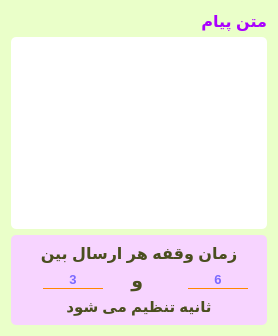
           <widget class="QWidget" name="tab_msg">
            <property name="font">
             <font>
              <pointsize>12</pointsize>
              <weight>75</weight>
              <bold>true</bold>
             </font>
            </property>
            <property name="toolTip">
             <string>ارسال پیام متنی</string>
            </property>
            <property name="styleSheet">
             <string notr="true">QWidget {
background-color:rgb(234, 255, 201);
border-radius: 5px;
}

QLineEdit{
background-color: rgb(234, 255, 201);
color:rgb(0, 0, 255);
    border-style: solid;
    border-bottom-width: 1px;
	border-bottom-color: rgb(255, 136, 0);
   border-radius: 10px;
}</string>
            </property>
            <attribute name="title">
             <string>پیام متنی</string>
            </attribute>
            <layout class="QGridLayout" name="gridLayout_4">
             <item row="0" column="0">
              <widget class="QLabel" name="label">
               <property name="minimumSize">
                <size>
                 <width>0</width>
                 <height>20</height>
                </size>
               </property>
               <property name="font">
                <font>
                 <family>Arial</family>
                 <pointsize>12</pointsize>
                 <weight>75</weight>
                 <italic>false</italic>
                 <bold>true</bold>
                </font>
               </property>
               <property name="styleSheet">
                <string notr="true">QLabel{
color:  rgb(170, 0, 255);
}</string>
               </property>
               <property name="text">
                <string>متن پیام</string>
               </property>
              </widget>
             </item>
             <item row="2" column="0">
              <widget class="QFrame" name="frame_sleep">
               <property name="layoutDirection">
                <enum>Qt::RightToLeft</enum>
               </property>
               <property name="styleSheet">
                <string notr="true">QFrame {
background-color: rgb(247, 212, 255)  ;
border-redius:10px;
}

QLabel{
color: rgb(74, 78, 31) ;
}

QLineEdit{
background-color: rgb(247, 212, 255)  ;
}</string>
               </property>
               <property name="frameShape">
                <enum>QFrame::StyledPanel</enum>
               </property>
               <property name="frameShadow">
                <enum>QFrame::Raised</enum>
               </property>
               <layout class="QGridLayout" name="gridLayout_2">
                <item row="0" column="0" colspan="3">
                 <widget class="QLabel" name="label_2">
                  <property name="font">
                   <font>
                    <family>Arial</family>
                    <pointsize>12</pointsize>
                    <weight>75</weight>
                    <bold>true</bold>
                   </font>
                  </property>
                  <property name="text">
                   <string>زمان وقفه هر ارسال بین</string>
                  </property>
                  <property name="alignment">
                   <set>Qt::AlignCenter</set>
                  </property>
                 </widget>
                </item>
                <item row="1" column="0">
                 <widget class="QLineEdit" name="sleepMax">
                  <property name="minimumSize">
                   <size>
                    <width>30</width>
                    <height>0</height>
                   </size>
                  </property>
                  <property name="maximumSize">
                   <size>
                    <width>60</width>
                    <height>16777215</height>
                   </size>
                  </property>
                  <property name="font">
                   <font>
                    <pointsize>10</pointsize>
                    <weight>75</weight>
                    <bold>true</bold>
                   </font>
                  </property>
                  <property name="toolTip">
                   <string>بیشترین زمان وقفه </string>
                  </property>
                  <property name="styleSheet">
                   <string notr="true"/>
                  </property>
                  <property name="alignment">
                   <set>Qt::AlignCenter</set>
                  </property>
                  <property name="placeholderText">
                   <string>6</string>
                  </property>
                 </widget>
                </item>
                <item row="1" column="1">
                 <widget class="QLabel" name="label_3">
                  <property name="maximumSize">
                   <size>
                    <width>20</width>
                    <height>16777215</height>
                   </size>
                  </property>
                  <property name="font">
                   <font>
                    <family>Arial</family>
                    <pointsize>14</pointsize>
                    <weight>75</weight>
                    <bold>true</bold>
                   </font>
                  </property>
                  <property name="text">
                   <string> و</string>
                  </property>
                  <property name="alignment">
                   <set>Qt::AlignCenter</set>
                  </property>
                 </widget>
                </item>
                <item row="1" column="2">
                 <widget class="QLineEdit" name="sleepMin">
                  <property name="minimumSize">
                   <size>
                    <width>30</width>
                    <height>0</height>
                   </size>
                  </property>
                  <property name="maximumSize">
                   <size>
                    <width>60</width>
                    <height>16777215</height>
                   </size>
                  </property>
                  <property name="font">
                   <font>
                    <pointsize>10</pointsize>
                    <weight>75</weight>
                    <bold>true</bold>
                   </font>
                  </property>
                  <property name="toolTip">
                   <string>کمترین زمان وقفه</string>
                  </property>
                  <property name="styleSheet">
                   <string notr="true"/>
                  </property>
                  <property name="alignment">
                   <set>Qt::AlignCenter</set>
                  </property>
                  <property name="placeholderText">
                   <string>3</string>
                  </property>
                 </widget>
                </item>
                <item row="2" column="0" colspan="3">
                 <widget class="QLabel" name="label_4">
                  <property name="font">
                   <font>
                    <family>Arial</family>
                    <pointsize>11</pointsize>
                    <weight>75</weight>
                    <bold>true</bold>
                   </font>
                  </property>
                  <property name="text">
                   <string>ثانیه تنظیم می شود</string>
                  </property>
                  <property name="alignment">
                   <set>Qt::AlignCenter</set>
                  </property>
                 </widget>
                </item>
               </layout>
              </widget>
             </item>
             <item row="1" column="0">
              <widget class="QTextEdit" name="textMSG">
               <property name="minimumSize">
                <size>
                 <width>200</width>
                 <height>0</height>
                </size>
               </property>
               <property name="maximumSize">
                <size>
                 <width>16777215</width>
                 <height>16777215</height>
                </size>
               </property>
               <property name="font">
                <font>
                 <family>Arial</family>
                 <pointsize>10</pointsize>
                </font>
               </property>
               <property name="toolTip">
                <string>متن پیام شما برای ارسال</string>
               </property>
               <property name="layoutDirection">
                <enum>Qt::RightToLeft</enum>
               </property>
               <property name="styleSheet">
                <string notr="true">QTextEdit {
background-color: rgb(255, 255, 255);
border-radius: 5px;
}
</string>
               </property>
              </widget>
             </item>
            </layout>
           </widget>
